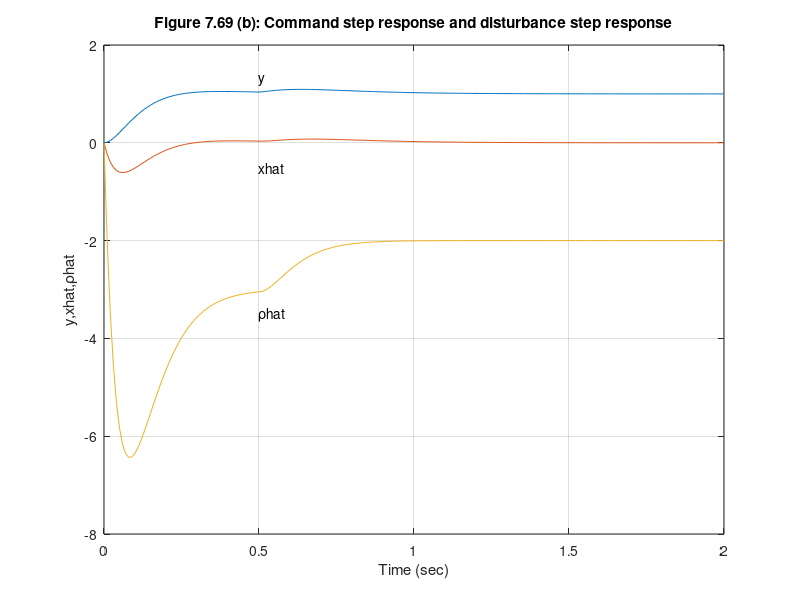

The MATLAB source for this figure:
%  Figure 7.69     Feedback Control of Dynamic Systems, 4e
%                        Franklin, Powell, Emami
%
% script for Fig. 7.69(b)             
%  
clf;
f=-3;
h=1;
g=1;
j=0;
k=2;
l1=225;
l2=27;
acl=[f,-k,-1;l2,f-k-l2,0;l1,-l1,0];
bcl=[0 1;-l2 0;-l1 0];
ccl=eye(3);
dcl=0*ones(3,2);
t=0:.01:2;
uu=ones(size(t));
uu=[uu;uu];
uu(2,1:51)=0*ones(1,51);
syscl=ss(acl,bcl,ccl,dcl);
y=lsim(syscl,uu,t);
plot(t,y);
text(0.5,1.3,'y');
text(0.5,-.5,'xhat');
text(0.5,-3.5,'\rhohat');
title('Figure 7.69 (b): Command step response and disturbance step response')
xlabel('Time (sec)');
ylabel('y,xhat,\rhohat');
grid on;
